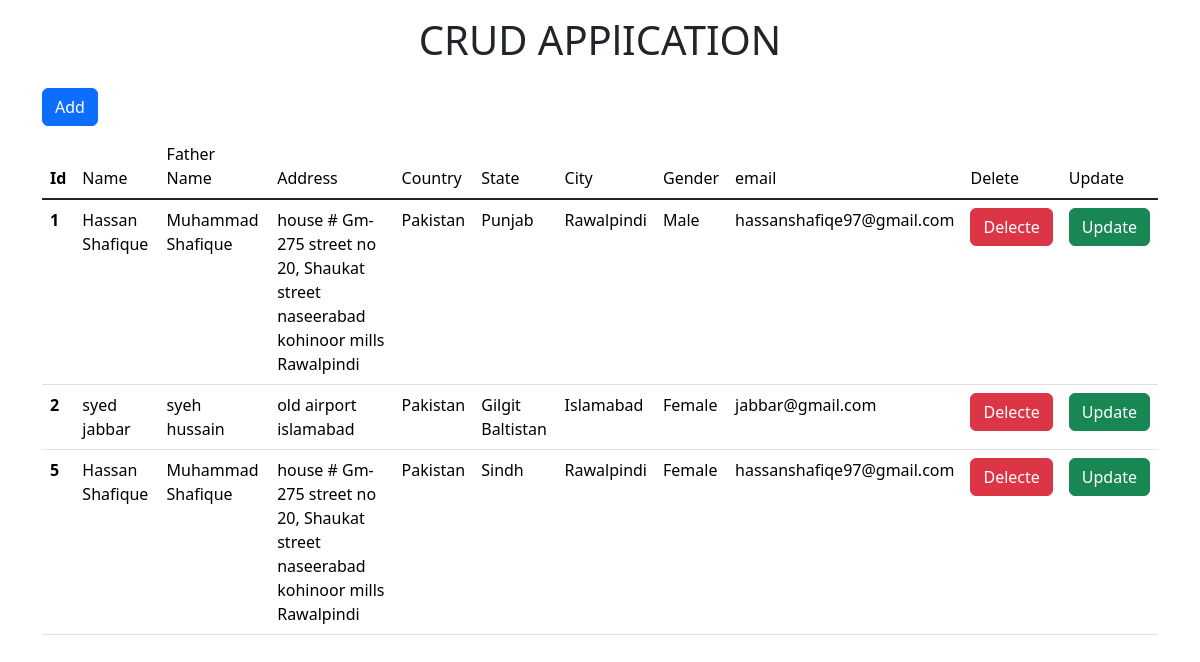
The page / on the database its author committed.
### tables this page shows
CREATE TABLE `users` (
  `id` int(11) NOT NULL,
  `name` varchar(100) NOT NULL,
  `father_name` varchar(100) NOT NULL,
  `address` text DEFAULT NULL,
  `country` varchar(50) DEFAULT 'Pakistan',
  `state` varchar(50) DEFAULT NULL,
  `city` varchar(50) DEFAULT NULL,
  `gender` enum('Male','Female') NOT NULL,
  `email` varchar(100) DEFAULT NULL,
  `created_at` timestamp NOT NULL DEFAULT current_timestamp()
);

### index.php (the view, shortened to what this page needs)
<!DOCTYPE html>
<html>
<head>
	<link rel="stylesheet" type="text/css" href="css/bootstrap.css">
</head>
<body>
	<div class="container-fluid">
		<h1 class="text-center mt-3 mb-3">CRUD APPlICATION</h1>
	</div>
	<div class="container">
		<button type="button" class="btn btn-primary mt-2 mb-2" data-bs-toggle="modal" data-bs-target="#exampleModal">
			Add
		</button>
	</div>
	<div class="container">
		<table class="table">
			<thead>
				<tr>
					<th scope="row">Id</th>
					<td>Name</td>
					<td>Father Name</td>
					<td>Address</td>
					<td>Country</td>
					<td>State</td>
					<td>City</td>
					<td>Gender</td>
					<td>email</td>
					<td>Delete</td>
					<td>Update</td>
				</tr>
			</thead>
			<tbody class="table-group-divider">
				<?php
				$conn = new mysqli('localhost', 'root', '', 'crud');
				$stmt = $conn->prepare("SELECT * FROM users");
				$stmt->execute();
				$result = $stmt->get_result();
				while ($rows = $result->fetch_assoc()) {
				?>
				<tr>
					<th><?=htmlspecialchars($rows['id'])?></th>
					<td><?=htmlspecialchars($rows['name'])?></td>
					<td><?=htmlspecialchars($rows['father_name'])?></td>
					<td><?=htmlspecialchars($rows['address'])?></td>
					<td><?=htmlspecialchars($rows['country'])?></td>
					<td><?=htmlspecialchars($rows['state'])?></td>
					<td><?=htmlspecialchars($rows['city'])?></td>
					<td><?=htmlspecialchars($rows['gender'])?></td>
					<td><?=htmlspecialchars($rows['email'])?></td>
					<td>
						<a href="delete.php?id=<?=htmlspecialchars($rows['id'])?>" class="btn btn-danger">Delecte</a>
					</td>
					<td>
						<a href="update.php?update_id=<?=htmlspecialchars($rows['id'])?>" class="btn btn-success">Update</a>
					</td>
				</tr>
			<?php } ?>
			</tbody>
		</table>
	</div>
</body>
</html>

### rows shown on the page
users: id "1", name "Hassan Shafique", father_name "Muhammad Shafique", address "house # Gm-275 street no 20, Shaukat street naseerabad kohinoor mills Rawalpindi", country "Pakistan", state "Punjab", city "Rawalpindi", gender "Male", email "hassanshafiqe97@gmail.com"
users: id "2", name "syed jabbar", father_name "syeh hussain", address "old airport islamabad", country "Pakistan", state "Gilgit Baltistan", city "Islamabad", gender "Female", email "jabbar@gmail.com"
users: id "5", name "Hassan Shafique", father_name "Muhammad Shafique", address "house # Gm-275 street no 20, Shaukat street naseerabad kohinoor mills Rawalpindi", country "Pakistan", state "Sindh", city "Rawalpindi", gender "Female", email "hassanshafiqe97@gmail.com"
